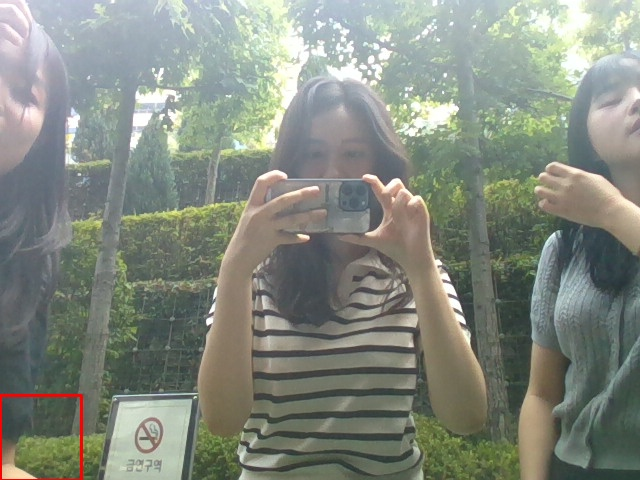
#> input picture fall_detection/fall_detection_photo/2024-06-19_15-13-14 fall.jpg, 640 x 480 px, given in place of the camera
$ python final_project.py
#> lines starting #> are read from the running program, lines starting #| are printed output that depends on the picture; after the words box and inside, x2 and y2 are one past the last pixel; in counts of white or black regions, pixels touching at a corner belong together
import cv2
import time
import numpy as np
import datetime

#add store video

fitToEllipse = False
cap = cv2.VideoCapture(0)
time.sleep(2)

fgbg = cv2.createBackgroundSubtractorMOG2() # subtract Background
j = 0

while(1):
    ret, frame = cap.read()
#> frame is the input picture: shape (480, 640, 3); mean B, G, R 127.7, 138, 131.8

    #Convert each frame to gray scale and subtract the background
    try:
        gray = cv2.cvtColor(frame, cv2.COLOR_BGR2GRAY)
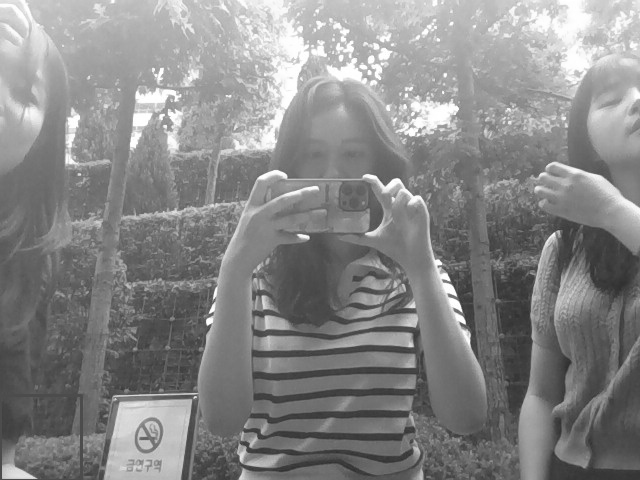
#> gray: shape (480, 640); min 47, max 255, mean 135
        fgmask = fgbg.apply(gray)
#> fgmask: shape (480, 640); every value is 127

        #Find contours
        contours, _ = cv2.findContours(fgmask, cv2.RETR_TREE, cv2.CHAIN_APPROX_SIMPLE)
#> contours = [[[0, 0], [0, 479], [639, 479], [639, 0]]]

        if contours:

            # List to hold all areas
            areas = []

            for contour in contours:
                ar = cv2.contourArea(contour)
                areas.append(ar)
#> this loop made 1 pass
#> (contour, ar) on pass 1: ([[0, 0], [0, 479], [639, 479], [639, 0]], 306081)
#> after the loop, areas = [306081]

            max_area = max(areas, default = 0)
#> max_area = 306081

            max_area_index = areas.index(max_area)
#> max_area_index = 0

            cnt = contours[max_area_index]
#> cnt = [[0, 0], [0, 479], [639, 479], [639, 0]]

            M = cv2.moments(cnt)
#> M = moments, m00 306081, centre m10/m00, m01/m00 = (319.5, 239.5)

            x, y, w, h = cv2.boundingRect(cnt)
#> x = 0; y = 0; w = 640; h = 480

            cv2.drawContours(fgmask, [cnt], 0, (255,255,255), 3, maxLevel = 0)
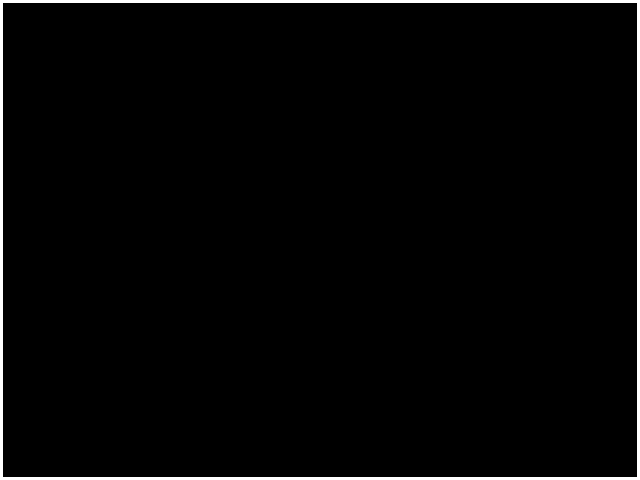
#> fgmask: shape (480, 640); values 127 (black) and 255 (white), 2.2% white; 1 white region, box (x1, y1, x2, y2) and area: (0, 0, 640, 480) 6684

            if h < w:
                j += 1

            if j > 10:
                print("FALL")
                cv2.putText(fgmask, 'FALL', (x, y), cv2.FONT_HERSHEY_TRIPLEX, 0.5, (255,255,255), 2)
                cv2.rectangle(frame,(x,y),(x+w,y+h),(0,0,255),2)
                #filename = now.strftime('%Y-%m-%d %H:%M:%S')
                now = datetime.datetime.now().strftime("%Y-%m-%d_%H-%M-%S")
                cv2.imwrite(str(now)+' fall.jpg', frame)
                #cv2.imwrite('fall.jpg',frame)
                #break

            if h > w:
                j = 0
                cv2.rectangle(frame,(x,y),(x+w,y+h),(0,255,0),2)

            cv2.imshow('video', frame)

            if cv2.waitKey(33) == 27:
#> (key Esc is pressed here)
             break
    except Exception as e:
        break
cv2.destroyAllWindows()

$ run again, on fall_detection/fall_detection_photo/2024-06-19_15-13-18 fall.jpg
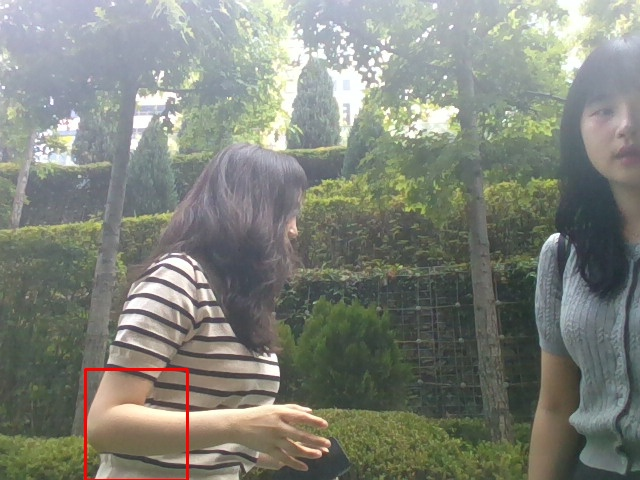
#> input picture fall_detection/fall_detection_photo/2024-06-19_15-13-18 fall.jpg, 640 x 480 px, given in place of the camera
#> frame is the input picture: shape (480, 640, 3); mean B, G, R 122.2, 131.3, 127.9
#> `gray = cv2.cvtColor(frame, cv2.COLOR_BGR2GRAY)`:
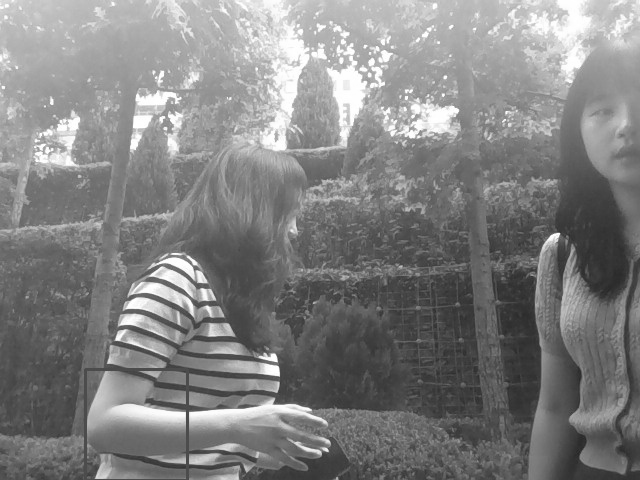
#> gray: shape (480, 640); min 37, max 255, mean 129.2
#> contours = [[[0, 0], [0, 479], [639, 479], [639, 0]]]
#> the loop `for contour in contours:` made 1 pass
#> (contour, ar) on pass 1: ([[0, 0], [0, 479], [639, 479], [639, 0]], 306081)
#> after the loop `for contour in contours:`: areas = [306081]
#> max_area = 306081
#> max_area_index = 0
#> cnt = [[0, 0], [0, 479], [639, 479], [639, 0]]
#> M = moments, m00 306081, centre m10/m00, m01/m00 = (319.5, 239.5)
#> x = 0; w = 640; h = 480

$ run again, on fall_detection/fall_detection_photo/2024-06-19_15-13-21 fall.jpg
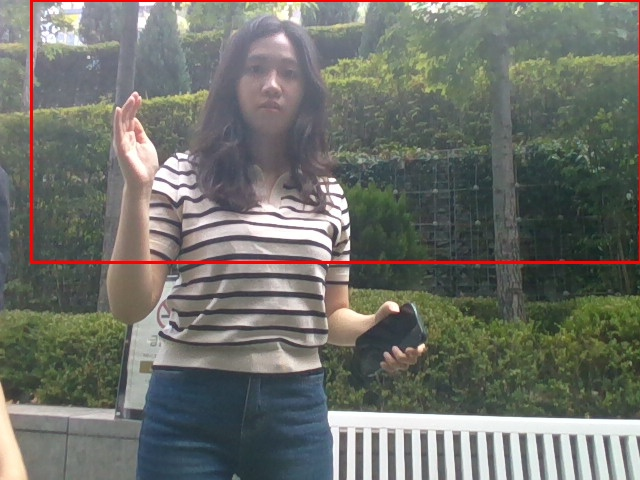
#> input picture fall_detection/fall_detection_photo/2024-06-19_15-13-21 fall.jpg, 640 x 480 px, given in place of the camera
#> frame is the input picture: shape (480, 640, 3); mean B, G, R 106.7, 113, 111.7
#> `gray = cv2.cvtColor(frame, cv2.COLOR_BGR2GRAY)`:
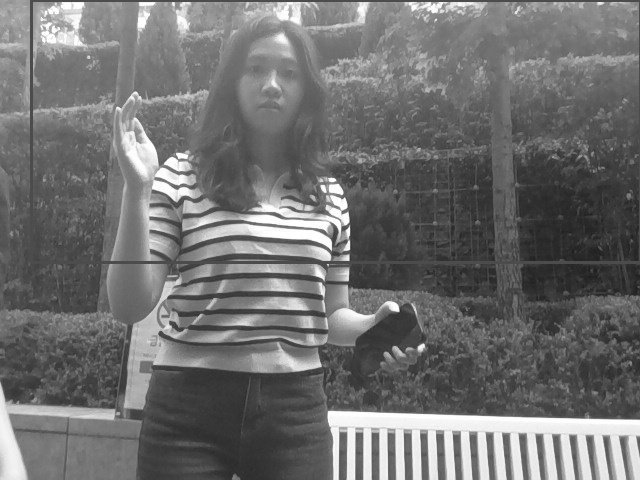
#> gray: shape (480, 640); min 27, max 255, mean 111.9
#> contours = [[[0, 0], [0, 479], [639, 479], [639, 0]]]
#> the loop `for contour in contours:` made 1 pass
#> (contour, ar) on pass 1: ([[0, 0], [0, 479], [639, 479], [639, 0]], 306081)
#> after the loop `for contour in contours:`: areas = [306081]
#> max_area = 306081
#> max_area_index = 0
#> cnt = [[0, 0], [0, 479], [639, 479], [639, 0]]
#> M = moments, m00 306081, centre m10/m00, m01/m00 = (319.5, 239.5)
#> x = 0; w = 640; h = 480

$ run again, on fall_detection/fall_detection_photo/2024-06-19_15-13-22 fall.jpg
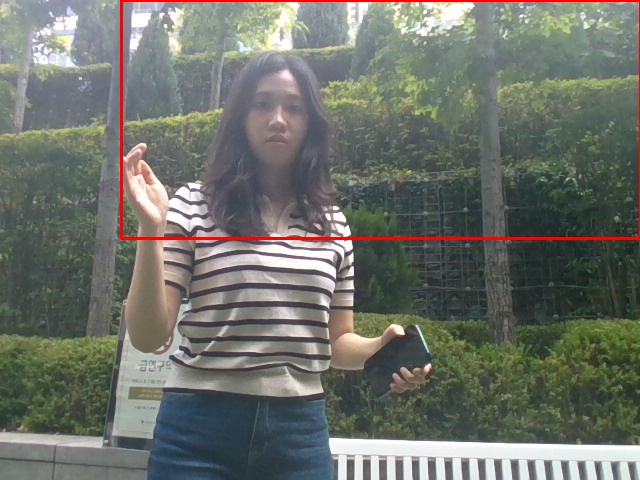
#> input picture fall_detection/fall_detection_photo/2024-06-19_15-13-22 fall.jpg, 640 x 480 px, given in place of the camera
#> frame is the input picture: shape (480, 640, 3); mean B, G, R 105.9, 113.6, 109.7
#> `gray = cv2.cvtColor(frame, cv2.COLOR_BGR2GRAY)`:
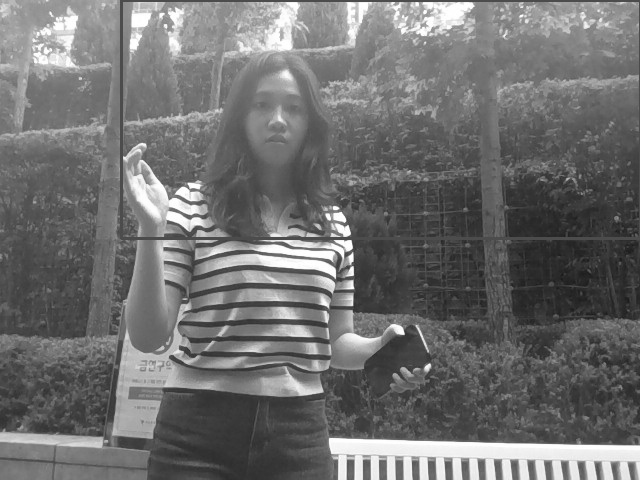
#> gray: shape (480, 640); min 24, max 255, mean 111.6
#> contours = [[[0, 0], [0, 479], [639, 479], [639, 0]]]
#> the loop `for contour in contours:` made 1 pass
#> (contour, ar) on pass 1: ([[0, 0], [0, 479], [639, 479], [639, 0]], 306081)
#> after the loop `for contour in contours:`: areas = [306081]
#> max_area = 306081
#> max_area_index = 0
#> cnt = [[0, 0], [0, 479], [639, 479], [639, 0]]
#> M = moments, m00 306081, centre m10/m00, m01/m00 = (319.5, 239.5)
#> x = 0; w = 640; h = 480
